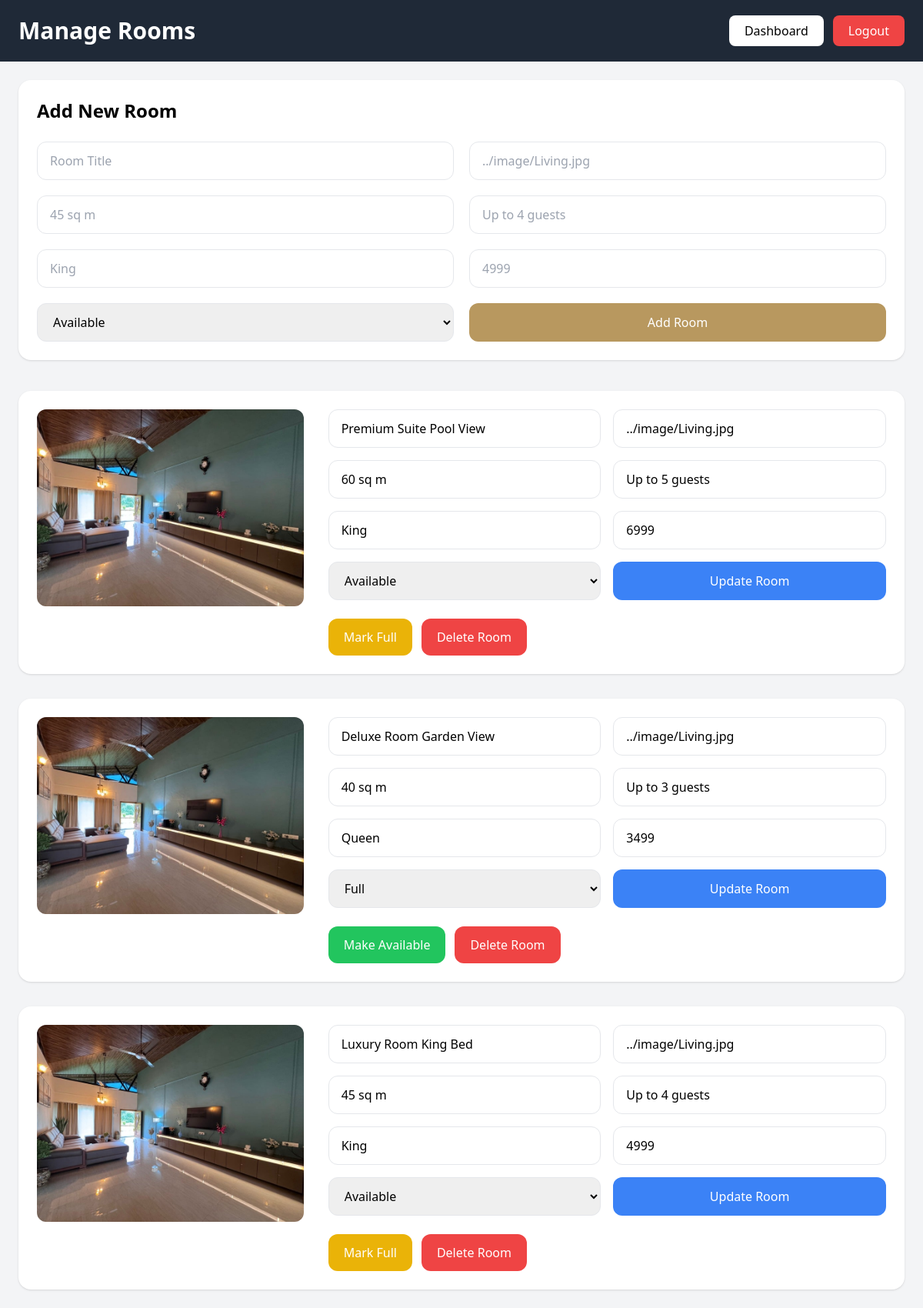
The app's page /ishan/manage_rooms.php (signed in) with its own data.
### tables this page shows
CREATE TABLE `rooms` (
  `id` int(11) NOT NULL,
  `title` varchar(255) DEFAULT NULL,
  `image` varchar(255) DEFAULT NULL,
  `size` varchar(100) DEFAULT NULL,
  `guests` varchar(100) DEFAULT NULL,
  `bed` varchar(100) DEFAULT NULL,
  `price` int(11) DEFAULT NULL,
  `status` enum('available','full') DEFAULT 'available'
);

### ishan/manage_rooms.php (the view, shortened to what this page needs)
<?php
include "../config.php";
$rooms = $conn->query("
SELECT *
FROM rooms
ORDER BY id DESC
");
?>
<!DOCTYPE html>
<html lang="en">
<head>
<script src="https://cdn.tailwindcss.com"></script>
</head>
<body class="bg-gray-100 min-h-screen">
<div class="bg-[#1f2937] text-white px-6 py-5 flex justify-between items-center">
    <h1 class="text-3xl font-bold">
        Manage Rooms
    </h1>
    <div class="flex gap-3">
        <a href="dashboard.php"
        class="bg-white text-black px-5 py-2 rounded-lg">
            Dashboard
        </a>
        <a href="../user/logout.php"
        class="bg-red-500 text-white px-5 py-2 rounded-lg">
            Logout
        </a>
    </div>
</div>
<div class="max-w-7xl mx-auto p-6">
    <div class="bg-white rounded-2xl shadow p-6 mb-10">
        <h2 class="text-2xl font-bold mb-6">
            Add New Room
        </h2>
        <form method="POST"
        class="grid grid-cols-1 md:grid-cols-2 gap-5">
            <input type="text"
            name="title"
            placeholder="Room Title"
            required
            class="border rounded-xl px-4 py-3">
            <input type="text"
            name="image"
            placeholder="../image/Living.jpg"
            required
            class="border rounded-xl px-4 py-3">
            <input type="text"
            name="size"
            placeholder="45 sq m"
            class="border rounded-xl px-4 py-3">
            <input type="text"
            name="guests"
            placeholder="Up to 4 guests"
            class="border rounded-xl px-4 py-3">
            <input type="text"
            name="bed"
            placeholder="King"
            class="border rounded-xl px-4 py-3">
            <input type="number"
            name="price"
            placeholder="4999"
            class="border rounded-xl px-4 py-3">
            <select name="status"
            class="border rounded-xl px-4 py-3">
                <option value="available">
                    Available
                </option>
            </select>
            <button type="submit"
            name="add_room"
            class="bg-[#b8985f]
                   hover:bg-[#a88850]
                   text-white px-6 py-3
                   rounded-xl">
                Add Room
            </button>
        </form>
    </div>
    <div class="space-y-8">
    <?php while($room = $rooms->fetch_assoc()): ?>
    <div class="bg-white rounded-2xl shadow p-6">
        <div class="grid grid-cols-1 lg:grid-cols-3 gap-8">
            <div>
                <img src="<?= $room['image'] ?>"
                class="w-full h-64 object-cover rounded-xl">
            </div>
            <div class="lg:col-span-2">
                <form method="POST"
                class="grid grid-cols-1 md:grid-cols-2 gap-4">
                    <input type="text"
                    name="title"
                    value="<?= htmlspecialchars($room['title']) ?>"
                    class="border rounded-xl px-4 py-3">
                    <input type="text"
                    name="image"
                    value="<?= htmlspecialchars($room['image']) ?>"
                    class="border rounded-xl px-4 py-3">
                    <input type="text"
                    name="size"
                    value="<?= htmlspecialchars($room['size']) ?>"
                    class="border rounded-xl px-4 py-3">
                    <input type="text"
                    name="guests"
                    value="<?= htmlspecialchars($room['guests']) ?>"
                    class="border rounded-xl px-4 py-3">
                    <input type="text"
                    name="bed"
                    value="<?= htmlspecialchars($room['bed']) ?>"
                    class="border rounded-xl px-4 py-3">
                    <input type="number"
                    name="price"
                    value="<?= $room['price'] ?>"
                    class="border rounded-xl px-4 py-3">
                    <select name="status"
                    class="border rounded-xl px-4 py-3">
                        <option value="available"
                        <?= $room['status']=='available' ? 'selected' : '' ?>>
                            Available
                        </option>
                        <option value="full"
                        <?= $room['status']=='full' ? 'selected' : '' ?>>
                            Full
                        </option>
                    </select>
                    <button type="submit"
                    name="update_room"
                    class="bg-blue-500 hover:bg-blue-600
                           text-white rounded-xl px-6 py-3">
                        Update Room
                    </button>
                </form>
                <div class="flex flex-wrap gap-3 mt-6">
                    <?php if($room['status'] == 'available'): ?>
                    <a href="?full=<?= $room['id'] ?>"
                    class="bg-yellow-500 hover:bg-yellow-600
                           text-white px-5 py-3 rounded-xl">
                        Mark Full
                    </a>
                    <?php else: ?>
                    <a href="?available=<?= $room['id'] ?>"
                    class="bg-green-500 hover:bg-green-600
                           text-white px-5 py-3 rounded-xl">
                        Make Available
                    </a>
                    <?php endif; ?>
                    <a href="?delete=<?= $room['id'] ?>"
                    onclick="return confirm('Delete this room?')"
                    class="bg-red-500 hover:bg-red-600
                           text-white px-5 py-3 rounded-xl">
                        Delete Room
                    </a>
                </div>
            </div>
        </div>
    </div>
    <?php endwhile; ?>
    </div>
</div>
</body>
</html>

### records on screen
rooms: image (picture), title "Premium Suite Pool View", image "../image/Living.jpg", size "60 sq m", guests "Up to 5 guests", bed "King", price "6999", status "Available"
rooms: image (picture), title "Deluxe Room Garden View", image "../image/Living.jpg", size "40 sq m", guests "Up to 3 guests", bed "Queen", price "3499", status "Full"
rooms: image (picture), title "Luxury Room King Bed", image "../image/Living.jpg", size "45 sq m", guests "Up to 4 guests", bed "King", price "4999", status "Available"
